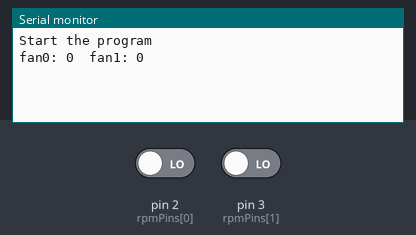
The sketch below on a simulated Arduino Uno, built with avr-gcc and run on an emulated ATmega328P. Shown: the last lines printed to the serial monitor. The inputs (shaded band) are chosen by the test bench; at power-on: pin 2 (rpmPins[0]) LOW, pin 3 (rpmPins[1]) LOW.

Above: at 1.2 s.
1.3 s: pin 2 (rpmPins[0]) driven HIGH
At 2.6 s:
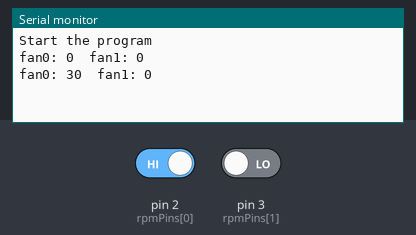
2.8 s: pin 3 (rpmPins[1]) driven HIGH
At 3.8 s:
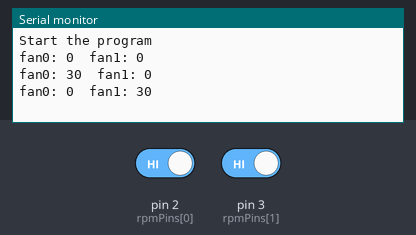

The sketch:

fan_rpm_6.ino
```cpp
int rpmPins[] = {2,3}; //Choose any pins you like, any number of pins
#define NUM_RPM (sizeof(rpmPins)/sizeof(rpmPins[0])) //the number of pins is equal to the size of the pins array divided by the size of the first element
int rpmcounter[NUM_RPM];

void checkRpmPins() {
  //inspect each pin to find out if it's just gone high, then add 1 to the counter for that pin
  static bool lastPinState[NUM_RPM];

  for(byte i = 0; i<NUM_RPM; i++) {

    if(digitalRead(rpmPins[i]) != lastPinState[i]) {
      //pin has changed from what we last saw - flip the state of our record of the pin
      lastPinState[i] = !lastPinState[i];

      if(lastPinState[i]) {
        //pin just went HIGH
        rpmcounter[i]++;
      }

    }
  }
}

void setup() {

  Serial.begin(115200);
  Serial.println("Start the program");

}

void loop() {
  static unsigned long lastmillis = 0;
  int rpm[NUM_RPM];

  checkRpmPins(); //this is the function that polls all input pins to count pulses. Call it as often as possible. Try not to skip a millisecond.

  if (millis() - lastmillis >= 1000) {

    lastmillis = millis();

    for(byte i=0; i<NUM_RPM; i++) {
      rpm[i] = rpmcounter[i]*30;
      rpmcounter[i] = 0;
    }

    for(byte i=0; i<NUM_RPM; i++) {
      Serial.print("fan");
      Serial.print(i);
      Serial.print(": ");
      Serial.print(rpm[i]);
      Serial.print("\t");
    }

    Serial.println();
  }

}
```

Measured:
- after the input at 1.3 s, the serial monitor: prints a new line after 0.70 s (image 1)
- after the input at 2.8 s, the serial monitor: prints a new line after 0.20 s (image 2)
